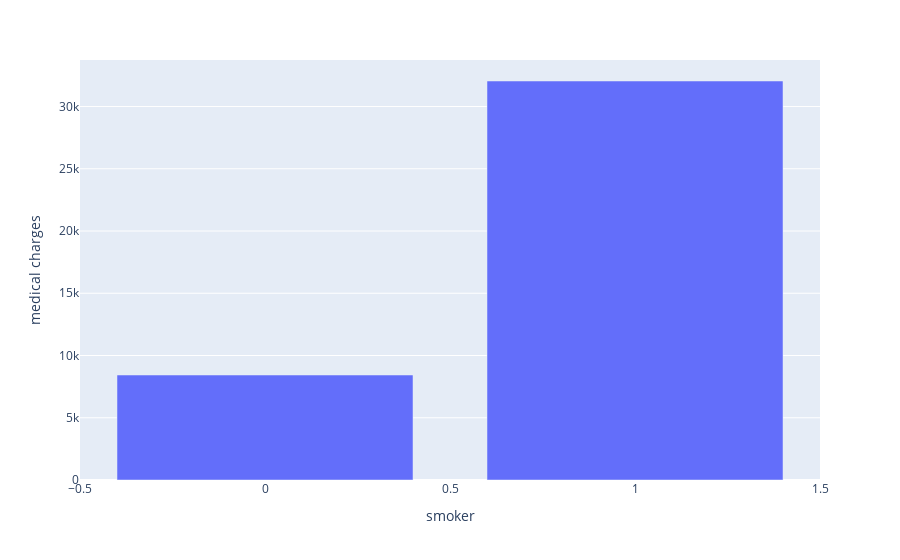

Notebook cell for this chart:
### Code cell
grouped_data = df_costs.groupby(['smoker'])['medical charges'].mean().reset_index()
grouped_data
fig = px.bar(grouped_data, x='smoker', y='medical charges')
fig.show()

### Figure 1 — Plotly figure (JSON) as saved in the notebook; plotly's stock layout.template omitted (floating-point values rounded to 4 significant figures)
{"data": [{"alignmentgroup": "True", "hovertemplate": "smoker=%{x}<br>medical charges=%{y}<extra></extra>", "legendgroup": "", "marker": {"color": "#636efa", "pattern": {"shape": ""}}, "name": "", "offsetgroup": "", "orientation": "v", "showlegend": false, "textposition": "auto", "type": "bar", "x": [0, 1], "xaxis": "x", "y": [8434.0, 32050.0], "yaxis": "y"}], "layout": {"barmode": "relative", "legend": {"tracegroupgap": 0}, "margin": {"t": 60}, "xaxis": {"anchor": "y", "domain": [0, 1], "title": {"text": "smoker"}}, "yaxis": {"anchor": "x", "domain": [0, 1], "title": {"text": "medical charges"}}}}
